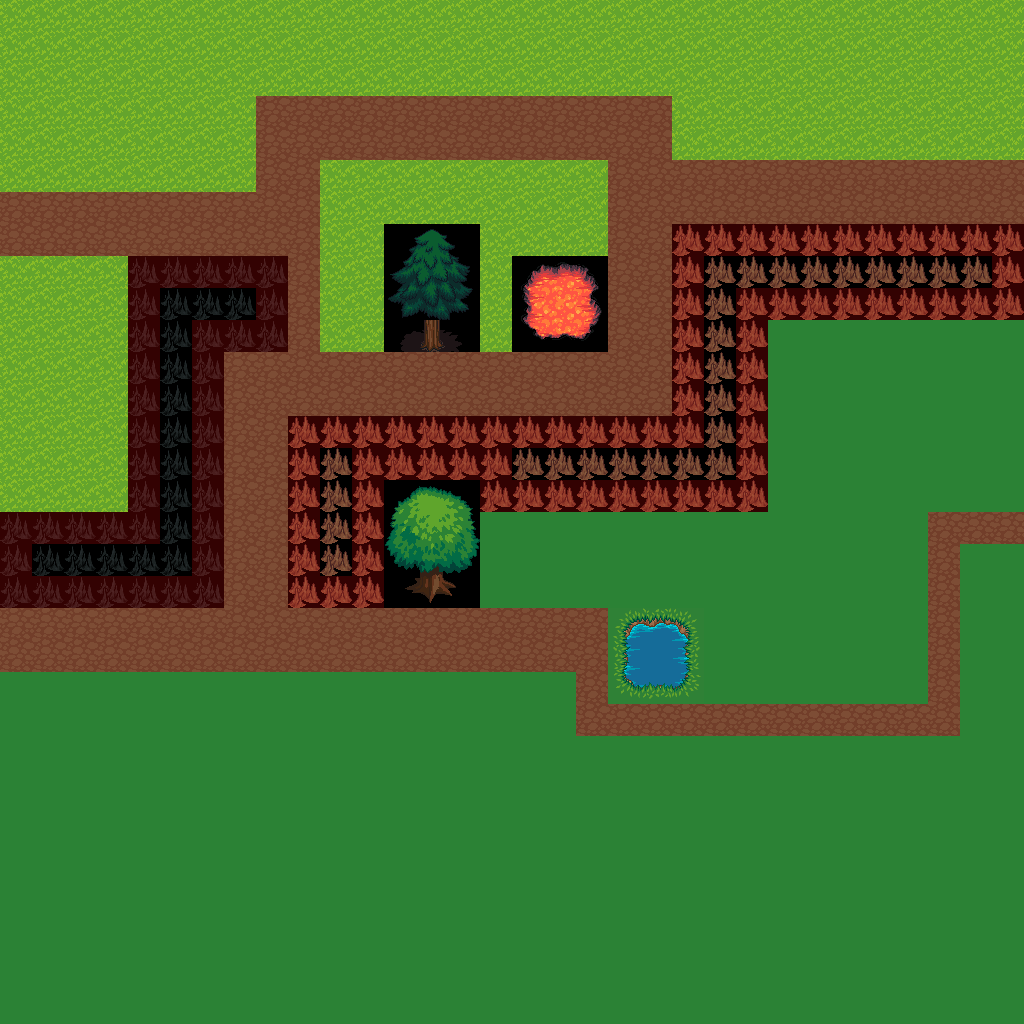

Below is a game level as drawn by its tile map, then a one-line description and the .tmx file that defines it, in full:
An orthogonal 32x32 tile map with 32x32 px tiles, 2 tile layers (background, meta), 2 tilesets and 1 object (SpawnPoint).

<map version="1.0" orientation="orthogonal" renderorder="right-down" width="32" height="32" tilewidth="32" tileheight="32" nextobjectid="4">
 <tileset firstgid="1" name="Tileset" tilewidth="32" tileheight="32" tilecount="1024" columns="32">
  <image source="Tileset.png" width="1024" height="1024" />
 </tileset>
 <tileset firstgid="1025" name="meta_tiles" tilewidth="32" tileheight="32" spacing="1" margin="1" tilecount="2" columns="2">
  <image source="meta_tiles.png" width="67" height="34" />
  <tile id="0">
   <properties>
    <property name="Collidable" type="bool" value="true" />
   </properties>
  </tile>
  <tile id="1">
   <properties>
    <property name="Collidable" type="bool" value="false" />
   </properties>
  </tile>
 </tileset>
 <layer name="background" width="32" height="32">
  <data encoding="csv">
738,738,738,738,738,738,738,738,738,738,738,738,738,738,738,738,738,738,738,738,738,738,738,738,738,738,738,738,738,738,738,738,
738,738,738,738,738,738,738,738,738,738,738,738,738,738,738,738,738,738,738,738,738,738,738,738,738,738,738,738,738,738,738,738,
738,738,738,738,738,738,738,738,738,738,738,738,738,738,738,738,738,738,738,738,738,738,738,738,738,738,738,738,738,738,738,738,
738,738,738,738,738,738,738,738,933,933,933,933,933,933,933,933,933,933,933,933,933,738,738,738,738,738,738,738,738,738,738,738,
738,738,738,738,738,738,738,738,933,933,933,933,933,933,933,933,933,933,933,933,933,738,738,738,738,738,738,738,738,738,738,738,
738,738,738,738,738,738,738,738,933,933,738,738,738,738,738,738,738,738,738,933,933,933,933,933,933,933,933,933,933,933,933,933,
933,933,933,933,933,933,933,933,933,933,738,738,738,738,738,738,738,738,738,933,933,933,933,933,933,933,933,933,933,933,933,933,
933,933,933,933,933,933,933,933,933,933,738,738,505,506,507,738,738,738,738,933,933,258,258,258,258,258,258,258,258,258,258,258,
738,738,738,738,259,259,259,259,259,933,738,738,537,538,539,738,272,273,274,933,933,258,258,258,258,258,258,258,258,258,258,258,
738,738,738,738,259,259,259,259,259,933,738,738,569,570,571,738,304,305,306,933,933,258,258,258,258,258,258,258,258,258,258,258,
738,738,738,738,259,259,259,259,259,933,738,738,634,638,639,738,336,337,338,933,933,258,258,258,801,801,801,801,801,801,801,801,
738,738,738,738,259,259,259,933,933,933,933,933,933,933,933,933,933,933,933,933,933,258,258,258,801,801,801,801,801,801,801,801,
738,738,738,738,259,259,259,933,933,933,933,933,933,933,933,933,933,933,933,933,933,258,258,258,801,801,801,801,801,801,801,801,
738,738,738,738,259,259,259,933,933,258,258,258,258,258,258,258,258,258,258,258,258,258,258,258,801,801,801,801,801,801,801,801,
738,738,738,738,259,259,259,933,933,258,258,258,258,258,258,258,258,258,258,258,258,258,258,258,801,801,801,801,801,801,801,801,
738,738,738,738,259,259,259,933,933,258,258,258,926,927,928,258,258,258,258,258,258,258,258,258,801,801,801,801,801,801,801,801,
259,259,259,259,259,259,259,933,933,258,258,258,958,959,960,801,801,801,801,801,801,801,801,801,801,801,801,801,801,933,933,933,
259,259,259,259,259,259,259,933,933,258,258,258,990,991,992,801,801,801,801,801,801,801,801,801,801,801,801,801,801,933,801,801,
259,259,259,259,259,259,259,933,933,258,258,258,1022,1023,1024,801,801,801,801,801,801,801,801,801,801,801,801,801,801,933,801,801,
933,933,933,933,933,933,933,933,933,933,933,933,933,933,933,933,933,933,933,359,360,361,801,801,801,801,801,801,801,933,801,801,
933,933,933,933,933,933,933,933,933,933,933,933,933,933,933,933,933,933,933,391,392,393,801,801,801,801,801,801,801,933,801,801,
801,801,801,801,801,801,801,801,801,801,801,801,801,801,801,801,801,801,933,423,424,425,801,801,801,801,801,801,801,933,801,801,
801,801,801,801,801,801,801,801,801,801,801,801,801,801,801,801,801,801,933,933,933,933,933,933,933,933,933,933,933,933,801,801,
801,801,801,801,801,801,801,801,801,801,801,801,801,801,801,801,801,801,801,801,801,801,801,801,801,801,801,801,801,801,801,801,
801,801,801,801,801,801,801,801,801,801,801,801,801,801,801,801,801,801,801,801,801,801,801,801,801,801,801,801,801,801,801,801,
801,801,801,801,801,801,801,801,801,801,801,801,801,801,801,801,801,801,801,801,801,801,801,801,801,801,801,801,801,801,801,801,
801,801,801,801,801,801,801,801,801,801,801,801,801,801,801,801,801,801,801,801,801,801,801,801,801,801,801,801,801,801,801,801,
801,801,801,801,801,801,801,801,801,801,801,801,801,801,801,801,801,801,801,801,801,801,801,801,801,801,801,801,801,801,801,801,
801,801,801,801,801,801,801,801,801,801,801,801,801,801,801,801,801,801,801,801,801,801,801,801,801,801,801,801,801,801,801,801,
801,801,801,801,801,801,801,801,801,801,801,801,801,801,801,801,801,801,801,801,801,801,801,801,801,801,801,801,801,801,801,801,
801,801,801,801,801,801,801,801,801,801,801,801,801,801,801,801,801,801,801,801,801,801,801,801,801,801,801,801,801,801,801,801,
801,801,801,801,801,801,801,801,801,801,801,801,801,801,801,801,801,801,801,801,801,801,801,801,801,801,801,801,801,801,801,801
</data>
 </layer>
 <objectgroup name="objects">
  <object id="1" name="SpawnPoint" x="32" y="608" width="32" height="32" />
 </objectgroup>
 <layer name="meta" width="32" height="32">
  <properties>
   <property name="Collidable" type="bool" value="false" />
  </properties>
  <data encoding="csv">
0,0,0,0,0,0,0,0,0,0,0,0,0,0,0,0,0,0,0,0,0,0,0,0,0,0,0,0,0,0,0,0,
0,0,0,0,0,0,0,0,0,0,0,0,0,0,0,0,0,0,0,0,0,0,0,0,0,0,0,0,0,0,0,0,
0,0,0,0,0,0,0,0,0,0,0,0,0,0,0,0,0,0,0,0,0,0,0,0,0,0,0,0,0,0,0,0,
0,0,0,0,0,0,0,0,0,0,0,0,0,0,0,0,0,0,0,0,0,0,0,0,0,0,0,0,0,0,0,0,
0,0,0,0,0,0,0,0,0,0,0,0,0,0,0,0,0,0,0,0,0,0,0,0,0,0,0,0,0,0,0,0,
0,0,0,0,0,0,0,0,0,0,0,0,0,0,0,0,0,0,0,0,0,0,0,0,0,0,0,0,0,0,0,0,
0,0,0,0,0,0,0,0,0,0,0,0,0,0,0,0,0,0,0,0,0,0,0,0,0,0,0,0,0,0,0,0,
0,0,0,0,0,0,0,0,0,0,0,0,0,0,0,0,0,0,0,0,0,1025,1025,1025,1025,1025,1025,1025,1025,1025,1025,1025,
0,0,0,0,1025,1025,1025,1025,1025,0,0,0,0,0,0,0,0,0,0,0,0,1025,0,0,0,0,0,0,0,0,0,1025,
0,0,0,0,1025,0,0,0,1025,0,0,0,0,0,0,0,0,0,0,0,0,1025,0,1025,1025,1025,1025,1025,1025,1025,1025,1025,
0,0,0,0,1025,0,1025,1025,1025,0,0,0,0,0,0,0,0,0,0,0,0,1025,0,1025,0,0,0,0,0,0,0,0,
0,0,0,0,1025,0,1025,0,0,0,0,0,0,0,0,0,0,0,0,0,0,1025,0,1025,0,0,0,0,0,0,0,0,
0,0,0,0,1025,0,1025,0,0,0,0,0,0,0,0,0,0,0,0,0,0,1025,0,1025,0,0,0,0,0,0,0,0,
0,0,0,0,1025,0,1025,0,0,1025,1025,1025,1025,1025,1025,1025,1025,1025,1025,1025,1025,1025,0,1025,0,0,0,0,0,0,0,0,
0,0,0,0,1025,0,1025,0,0,1025,0,1025,1025,1025,1025,1025,0,0,0,0,0,0,0,1025,0,0,0,0,0,0,0,0,
0,0,0,0,1025,0,1025,0,0,1025,0,1025,0,0,0,1025,1025,1025,1025,1025,1025,1025,1025,1025,0,0,0,0,0,0,0,0,
1025,1025,1025,1025,1025,0,1025,0,0,1025,0,1025,0,0,0,0,0,0,0,0,0,0,0,0,0,0,0,0,0,0,0,0,
1025,0,0,0,0,0,1025,0,0,1025,0,1025,0,0,0,0,0,0,0,0,0,0,0,0,0,0,0,0,0,0,0,0,
1025,1025,1025,1025,1025,1025,1025,0,0,1025,1025,1025,0,0,0,0,0,0,0,0,0,0,0,0,0,0,0,0,0,0,0,0,
0,0,0,0,0,0,0,0,0,0,0,0,0,0,0,0,0,0,0,0,0,0,0,0,0,0,0,0,0,0,0,0,
0,0,0,0,0,0,0,0,0,0,0,0,0,0,0,0,0,0,0,0,0,0,0,0,0,0,0,0,0,0,0,0,
0,0,0,0,0,0,0,0,0,0,0,0,0,0,0,0,0,0,0,0,0,0,0,0,0,0,0,0,0,0,0,0,
0,0,0,0,0,0,0,0,0,0,0,0,0,0,0,0,0,0,0,0,0,0,0,0,0,0,0,0,0,0,0,0,
0,0,0,0,0,0,0,0,0,0,0,0,0,0,0,0,0,0,0,0,0,0,0,0,0,0,0,0,0,0,0,0,
0,0,0,0,0,0,0,0,0,0,0,0,0,0,0,0,0,0,0,0,0,0,0,0,0,0,0,0,0,0,0,0,
0,0,0,0,0,0,0,0,0,0,0,0,0,0,0,0,0,0,0,0,0,0,0,0,0,0,0,0,0,0,0,0,
0,0,0,0,0,0,0,0,0,0,0,0,0,0,0,0,0,0,0,0,0,0,0,0,0,0,0,0,0,0,0,0,
0,0,0,0,0,0,0,0,0,0,0,0,0,0,0,0,0,0,0,0,0,0,0,0,0,0,0,0,0,0,0,0,
0,0,0,0,0,0,0,0,0,0,0,0,0,0,0,0,0,0,0,0,0,0,0,0,0,0,0,0,0,0,0,0,
0,0,0,0,0,0,0,0,0,0,0,0,0,0,0,0,0,0,0,0,0,0,0,0,0,0,0,0,0,0,0,0,
0,0,0,0,0,0,0,0,0,0,0,0,0,0,0,0,0,0,0,0,0,0,0,0,0,0,0,0,0,0,0,0,
0,0,0,0,0,0,0,0,0,0,0,0,0,0,0,0,0,0,0,0,0,0,0,0,0,0,0,0,0,0,0,0
</data>
 </layer>
</map>
